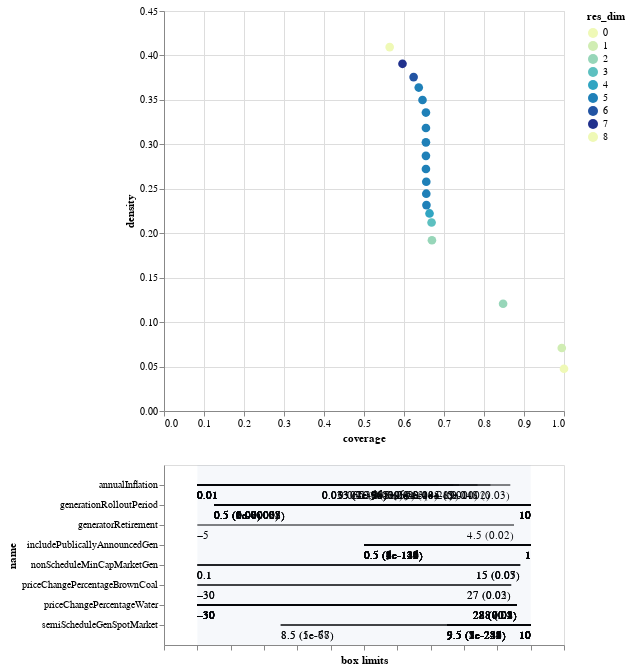

Notebook code for this chart:
### Code cell
box1.inspect_tradeoff()

### Figure 1 — Vega-Lite specification as saved in the notebook (floating-point values rounded to 4 significant figures)
{"config": {"view": {"continuousWidth": 400, "continuousHeight": 300}}, "vconcat": [{"data": {"name": "data-4d80df18490ad1e2467a369944f39a62"}, "mark": {"type": "circle", "size": 75}, "encoding": {"color": {"type": "ordinal", "field": "res_dim", "scale": {"range": ["#eff9b6", "#d0edb3", "#97d6b9", "#5dc0c0", "#31a5c2", "#1f80b8", "#2354a3", "#21318d"]}}, "opacity": {"condition": {"value": 1, "selection": "selector006"}, "value": 0.4}, "tooltip": [{"type": "ordinal", "field": "id"}, {"type": "quantitative", "field": "coverage", "format": ".2"}, {"type": "quantitative", "field": "density", "format": ".2"}, {"type": "ordinal", "field": "res_dim"}], "x": {"type": "quantitative", "field": "coverage"}, "y": {"type": "quantitative", "field": "density"}}, "height": 400, "selection": {"selector006": {"type": "single", "fields": ["id"]}}, "width": 400}, {"layer": [{"data": {"name": "data-bcb4d3cb9213364bc80cf056d2d45d31"}, "mark": "rule", "encoding": {"x": {"type": "quantitative", "axis": {"grid": false, "labels": false, "title": "box limits"}, "field": "x_lower", "scale": {"domain": [0, 1], "padding": 0.1}}, "x2": {"field": "x_upper"}, "y": {"type": "nominal", "field": "name", "scale": {"padding": 1.0}}}, "transform": [{"calculate": "(datum.x1-datum.minimum)/(datum.maximum-datum.minimum)", "as": "x_lower"}, {"calculate": "(datum.x2-datum.minimum)/(datum.maximum-datum.minimum)", "as": "x_upper"}, {"filter": {"selection": "selector006"}}], "width": 400}, {"data": {"name": "data-bcb4d3cb9213364bc80cf056d2d45d31"}, "mark": {"type": "text", "align": "left", "baseline": "top", "dy": 5}, "encoding": {"text": {"type": "ordinal", "field": "text"}, "x": {"type": "quantitative", "axis": {"grid": false, "labels": false, "title": "box limits"}, "field": "x_lower", "scale": {"domain": [0, 1], "padding": 0.1}}, "x2": {"field": "x_upper"}, "y": {"type": "nominal", "field": "name", "scale": {"padding": 1.0}}}, "transform": [{"calculate": "(datum.x1-datum.minimum)/(datum.maximum-datum.minimum)", "as": "x_lower"}, {"calculate": "(datum.x2-datum.minimum)/(datum.maximum-datum.minimum)", "as": "x_upper"}, {"filter": {"selection": "selector006"}}, {"calculate": "datum.qp_lower>0?format(datum.x1, \".2\")+\" (\"+format(datum.qp_lower, \".1~g\")+\")\" :format(datum.x1, \".2\")", "as": "text"}], "width": 400}, {"data": {"name": "data-bcb4d3cb9213364bc80cf056d2d45d31"}, "mark": {"type": "text", "align": "right", "baseline": "top", "dy": 5}, "encoding": {"text": {"type": "ordinal", "field": "text"}, "x": {"type": "quantitative", "field": "x_upper"}, "x2": {"field": "x_upper"}, "y": {"type": "nominal", "field": "name", "scale": {"padding": 1.0}}}, "transform": [{"calculate": "(datum.x1-datum.minimum)/(datum.maximum-datum.minimum)", "as": "x_lower"}, {"calculate": "(datum.x2-datum.minimum)/(datum.maximum-datum.minimum)", "as": "x_upper"}, {"filter": {"selection": "selector006"}}, {"calculate": "datum.qp_upper>0?format(datum.x2, \".2\")+\" (\"+format(datum.qp_upper, \".1\")+\")\" :format(datum.x2, \".2\")", "as": "text"}], "width": 400}, {"data": {"name": "data-bb8d07f6df3d47a6a475317795287b23"}, "mark": {"type": "rect", "opacity": 0.05}, "encoding": {"x": {"type": "quantitative", "field": "start"}, "x2": {"field": "end"}}}, {"data": {"name": "data-d751713988987e9331980363e24189ce"}, "mark": "point", "encoding": {"x": {"type": "quantitative", "field": "x"}, "y": {"type": "nominal", "field": "name"}}, "transform": [{"filter": {"selection": "selector006"}}], "width": 400}, {"data": {"name": "data-d751713988987e9331980363e24189ce"}, "mark": {"type": "text", "align": "center", "baseline": "top", "dy": 5}, "encoding": {"text": {"type": "nominal", "field": "item"}, "x": {"type": "quantitative", "field": "x"}, "y": {"type": "nominal", "field": "name"}}, "transform": [{"filter": {"selection": "selector006"}}], "width": 400}]}], "$schema": "https://vega.github.io/schema/vega-lite/v4.0.2.json", "datasets": {"data-4d80df18490ad1e2467a369944f39a62": [{"coverage": 1.0, "density": 0.04757, "id": 0, "mass": 1.0, "mean": 0.04757, "res_dim": 0}, {"coverage": 0.9944, "density": 0.07087, "id": 1, "mass": 0.6675, "mean": 0.07087, "res_dim": 1}, {"coverage": 0.8477, "density": 0.1206, "id": 2, "mass": 0.3343, "mean": 0.1206, "res_dim": 2}, {"coverage": 0.6698, "density": 0.1921, "id": 3, "mass": 0.1659, "mean": 0.1921, "res_dim": 2}, {"coverage": 0.6689, "density": 0.2121, "id": 4, "mass": 0.15, "mean": 0.2121, "res_dim": 3}, {"coverage": 0.6638, "density": 0.2223, "id": 5, "mass": 0.1421, "mean": 0.2223, "res_dim": 4}, {"coverage": 0.6561, "density": 0.2317, "id": 6, "mass": 0.1347, "mean": 0.2317, "res_dim": 5}, {"coverage": 0.6557, "density": 0.2445, "id": 7, "mass": 0.1276, "mean": 0.2445, "res_dim": 5}, {"coverage": 0.6557, "density": 0.2579, "id": 8, "mass": 0.1209, "mean": 0.2579, "res_dim": 5}, {"coverage": 0.6548, "density": 0.2722, "id": 9, "mass": 0.1144, "mean": 0.2722, "res_dim": 5}, {"coverage": 0.6548, "density": 0.2871, "id": 10, "mass": 0.1085, "mean": 0.2871, "res_dim": 5}, {"coverage": 0.6548, "density": 0.3023, "id": 11, "mass": 0.103, "mean": 0.3023, "res_dim": 5}, {"coverage": 0.6548, "density": 0.3184, "id": 12, "mass": 0.09784, "mean": 0.3184, "res_dim": 5}, {"coverage": 0.6548, "density": 0.3357, "id": 13, "mass": 0.09277, "mean": 0.3357, "res_dim": 5}, {"coverage": 0.6463, "density": 0.3498, "id": 14, "mass": 0.08787, "mean": 0.3498, "res_dim": 5}, {"coverage": 0.6369, "density": 0.3639, "id": 15, "mass": 0.08325, "mean": 0.3639, "res_dim": 5}, {"coverage": 0.624, "density": 0.3756, "id": 16, "mass": 0.07902, "mean": 0.3756, "res_dim": 6}, {"coverage": 0.5962, "density": 0.3906, "id": 17, "mass": 0.07261, "mean": 0.3906, "res_dim": 7}, {"coverage": 0.5642, "density": 0.4094, "id": 18, "mass": 0.06555, "mean": 0.4094, "res_dim": 8}], "data-bcb4d3cb9213364bc80cf056d2d45d31": [{"x1": 8.5, "x2": 10.0, "name": "semiScheduleGenSpotMarket", "id": 1, "minimum": 8.0, "maximum": 10.0, "qp_lower": 5.38e-77, "qp_upper": -1.0}, {"x1": 0.5, "x2": 1.0, "name": "includePublicallyAnnouncedGen", "id": 2, "minimum": 0.0, "maximum": 1.0, "qp_lower": 8.172e-115, "qp_upper": -1.0}, {"x1": 8.5, "x2": 10.0, "name": "semiScheduleGenSpotMarket", "id": 2, "minimum": 8.0, "maximum": 10.0, "qp_lower": 1.336e-68, "qp_upper": -1.0}, {"x1": 0.5, "x2": 1.0, "name": "includePublicallyAnnouncedGen", "id": 3, "minimum": 0.0, "maximum": 1.0, "qp_lower": 1.703e-121, "qp_upper": -1.0}, {"x1": 9.5, "x2": 10.0, "name": "semiScheduleGenSpotMarket", "id": 3, "minimum": 8.0, "maximum": 10.0, "qp_lower": 2.779e-221, "qp_upper": -1.0}, {"x1": 0.5, "x2": 10.0, "name": "generationRolloutPeriod", "id": 4, "minimum": 0.0, "maximum": 10.0, "qp_lower": 8.435e-06, "qp_upper": -1.0}, {"x1": 0.5, "x2": 1.0, "name": "includePublicallyAnnouncedGen", "id": 4, "minimum": 0.0, "maximum": 1.0, "qp_lower": 6.616e-124, "qp_upper": -1.0}, {"x1": 9.5, "x2": 10.0, "name": "semiScheduleGenSpotMarket", "id": 4, "minimum": 8.0, "maximum": 10.0, "qp_lower": 9.648e-226, "qp_upper": -1.0}, {"x1": 0.5, "x2": 10.0, "name": "generationRolloutPeriod", "id": 5, "minimum": 0.0, "maximum": 10.0, "qp_lower": 3.317e-06, "qp_upper": -1.0}, {"x1": 0.5, "x2": 1.0, "name": "includePublicallyAnnouncedGen", "id": 5, "minimum": 0.0, "maximum": 1.0, "qp_lower": 1.137e-122, "qp_upper": -1.0}, {"x1": -30.0, "x2": 27.5, "name": "priceChangePercentageWater", "id": 5, "minimum": -30.0, "maximum": 30.0, "qp_lower": -1.0, "qp_upper": 0.02004}, {"x1": 9.5, "x2": 10.0, "name": "semiScheduleGenSpotMarket", "id": 5, "minimum": 8.0, "maximum": 10.0, "qp_lower": 1.752e-230, "qp_upper": -1.0}, {"x1": 0.01002, "x2": 0.04754, "name": "annualInflation", "id": 6, "minimum": 0.01002, "maximum": 0.04998, "qp_lower": -1.0, "qp_upper": 0.03399}, {"x1": 0.5, "x2": 10.0, "name": "generationRolloutPeriod", "id": 6, "minimum": 0.0, "maximum": 10.0, "qp_lower": 6.691e-06, "qp_upper": -1.0}, {"x1": 0.5, "x2": 1.0, "name": "includePublicallyAnnouncedGen", "id": 6, "minimum": 0.0, "maximum": 1.0, "qp_lower": 4.457e-121, "qp_upper": -1.0}, {"x1": -30.0, "x2": 27.5, "name": "priceChangePercentageWater", "id": 6, "minimum": -30.0, "maximum": 30.0, "qp_lower": -1.0, "qp_upper": 0.0289}, {"x1": 9.5, "x2": 10.0, "name": "semiScheduleGenSpotMarket", "id": 6, "minimum": 8.0, "maximum": 10.0, "qp_lower": 3.491e-225, "qp_upper": -1.0}, {"x1": 0.01002, "x2": 0.04516, "name": "annualInflation", "id": 7, "minimum": 0.01002, "maximum": 0.04998, "qp_lower": -1.0, "qp_upper": 1.528e-05}, {"x1": 0.5, "x2": 10.0, "name": "generationRolloutPeriod", "id": 7, "minimum": 0.0, "maximum": 10.0, "qp_lower": 6.762e-05, "qp_upper": -1.0}, {"x1": 0.5, "x2": 1.0, "name": "includePublicallyAnnouncedGen", "id": 7, "minimum": 0.0, "maximum": 1.0, "qp_lower": 5.354e-120, "qp_upper": -1.0}, {"x1": -30.0, "x2": 27.5, "name": "priceChangePercentageWater", "id": 7, "minimum": -30.0, "maximum": 30.0, "qp_lower": -1.0, "qp_upper": 0.02246}, {"x1": 9.5, "x2": 10.0, "name": "semiScheduleGenSpotMarket", "id": 7, "minimum": 8.0, "maximum": 10.0, "qp_lower": 2.909e-228, "qp_upper": -1.0}, {"x1": 0.01002, "x2": 0.04361, "name": "annualInflation", "id": 8, "minimum": 0.01002, "maximum": 0.04998, "qp_lower": -1.0, "qp_upper": 4.522e-11}, {"x1": 0.5, "x2": 10.0, "name": "generationRolloutPeriod", "id": 8, "minimum": 0.0, "maximum": 10.0, "qp_lower": 2.876e-05, "qp_upper": -1.0}, {"x1": 0.5, "x2": 1.0, "name": "includePublicallyAnnouncedGen", "id": 8, "minimum": 0.0, "maximum": 1.0, "qp_lower": 1.313e-123, "qp_upper": -1.0}, {"x1": -30.0, "x2": 27.5, "name": "priceChangePercentageWater", "id": 8, "minimum": -30.0, "maximum": 30.0, "qp_lower": -1.0, "qp_upper": 0.0232}, {"x1": 9.5, "x2": 10.0, "name": "semiScheduleGenSpotMarket", "id": 8, "minimum": 8.0, "maximum": 10.0, "qp_lower": 6.925e-234, "qp_upper": -1.0}, {"x1": 0.01002, "x2": 0.04141, "name": "annualInflation", "id": 9, "minimum": 0.01002, "maximum": 0.04998, "qp_lower": -1.0, "qp_upper": 7.877e-19}, {"x1": 0.5, "x2": 10.0, "name": "generationRolloutPeriod", "id": 9, "minimum": 0.0, "maximum": 10.0, "qp_lower": 2.082e-05, "qp_upper": -1.0}, {"x1": 0.5, "x2": 1.0, "name": "includePublicallyAnnouncedGen", "id": 9, "minimum": 0.0, "maximum": 1.0, "qp_lower": 2.971e-124, "qp_upper": -1.0}, {"x1": -30.0, "x2": 27.5, "name": "priceChangePercentageWater", "id": 9, "minimum": -30.0, "maximum": 30.0, "qp_lower": -1.0, "qp_upper": 0.03501}, {"x1": 9.5, "x2": 10.0, "name": "semiScheduleGenSpotMarket", "id": 9, "minimum": 8.0, "maximum": 10.0, "qp_lower": 1.49e-231, "qp_upper": -1.0}, {"x1": 0.01002, "x2": 0.0407, "name": "annualInflation", "id": 10, "minimum": 0.01002, "maximum": 0.04998, "qp_lower": -1.0, "qp_upper": 1.394e-28}, {"x1": 0.5, "x2": 10.0, "name": "generationRolloutPeriod", "id": 10, "minimum": 0.0, "maximum": 10.0, "qp_lower": 7.54e-06, "qp_upper": -1.0}, {"x1": 0.5, "x2": 1.0, "name": "includePublicallyAnnouncedGen", "id": 10, "minimum": 0.0, "maximum": 1.0, "qp_lower": 1.147e-133, "qp_upper": -1.0}, {"x1": -30.0, "x2": 27.5, "name": "priceChangePercentageWater", "id": 10, "minimum": -30.0, "maximum": 30.0, "qp_lower": -1.0, "qp_upper": 0.02745}, {"x1": 9.5, "x2": 10.0, "name": "semiScheduleGenSpotMarket", "id": 10, "minimum": 8.0, "maximum": 10.0, "qp_lower": 1.288e-245, "qp_upper": -1.0}, {"x1": 0.01002, "x2": 0.03891, "name": "annualInflation", "id": 11, "minimum": 0.01002, "maximum": 0.04998, "qp_lower": -1.0, "qp_upper": 5.296e-40}, {"x1": 0.5, "x2": 10.0, "name": "generationRolloutPeriod", "id": 11, "minimum": 0.0, "maximum": 10.0, "qp_lower": 5.467e-06, "qp_upper": -1.0}, {"x1": 0.5, "x2": 1.0, "name": "includePublicallyAnnouncedGen", "id": 11, "minimum": 0.0, "maximum": 1.0, "qp_lower": 1.012e-138, "qp_upper": -1.0}, {"x1": -30.0, "x2": 27.5, "name": "priceChangePercentageWater", "id": 11, "minimum": -30.0, "maximum": 30.0, "qp_lower": -1.0, "qp_upper": 0.0328}, {"x1": 9.5, "x2": 10.0, "name": "semiScheduleGenSpotMarket", "id": 11, "minimum": 8.0, "maximum": 10.0, "qp_lower": 8.037e-245, "qp_upper": -1.0}, {"x1": 0.01002, "x2": 0.0377, "name": "annualInflation", "id": 12, "minimum": 0.01002, "maximum": 0.04998, "qp_lower": -1.0, "qp_upper": 2.15e-53}, {"x1": 0.5, "x2": 10.0, "name": "generationRolloutPeriod", "id": 12, "minimum": 0.0, "maximum": 10.0, "qp_lower": 1.878e-06, "qp_upper": -1.0}, {"x1": 0.5, "x2": 1.0, "name": "includePublicallyAnnouncedGen", "id": 12, "minimum": 0.0, "maximum": 1.0, "qp_lower": 3.406e-140, "qp_upper": -1.0}, {"x1": -30.0, "x2": 27.5, "name": "priceChangePercentageWater", "id": 12, "minimum": -30.0, "maximum": 30.0, "qp_lower": -1.0, "qp_upper": 0.02465}, {"x1": 9.5, "x2": 10.0, "name": "semiScheduleGenSpotMarket", "id": 12, "minimum": 8.0, "maximum": 10.0, "qp_lower": 1.5e-253, "qp_upper": -1.0}, {"x1": 0.01002, "x2": 0.03613, "name": "annualInflation", "id": 13, "minimum": 0.01002, "maximum": 0.04998, "qp_lower": -1.0, "qp_upper": 4.567e-69}, {"x1": 0.5, "x2": 10.0, "name": "generationRolloutPeriod", "id": 13, "minimum": 0.0, "maximum": 10.0, "qp_lower": 4.603e-07, "qp_upper": -1.0}, {"x1": 0.5, "x2": 1.0, "name": "includePublicallyAnnouncedGen", "id": 13, "minimum": 0.0, "maximum": 1.0, "qp_lower": 2.437e-142, "qp_upper": -1.0}, {"x1": -30.0, "x2": 27.5, "name": "priceChangePercentageWater", "id": 13, "minimum": -30.0, "maximum": 30.0, "qp_lower": -1.0, "qp_upper": 0.04525}, {"x1": 9.5, "x2": 10.0, "name": "semiScheduleGenSpotMarket", "id": 13, "minimum": 8.0, "maximum": 10.0, "qp_lower": 7.353e-253, "qp_upper": -1.0}, {"x1": 0.01002, "x2": 0.03473, "name": "annualInflation", "id": 14, "minimum": 0.01002, "maximum": 0.04998, "qp_lower": -1.0, "qp_upper": 3.331e-81}, {"x1": 0.5, "x2": 10.0, "name": "generationRolloutPeriod", "id": 14, "minimum": 0.0, "maximum": 10.0, "qp_lower": 1.558e-07, "qp_upper": -1.0}, {"x1": 0.5, "x2": 1.0, "name": "includePublicallyAnnouncedGen", "id": 14, "minimum": 0.0, "maximum": 1.0, "qp_lower": 5.92e-142, "qp_upper": -1.0}, {"x1": -30.0, "x2": 27.5, "name": "priceChangePercentageWater", "id": 14, "minimum": -30.0, "maximum": 30.0, "qp_lower": -1.0, "qp_upper": 0.09654}, {"x1": 9.5, "x2": 10.0, "name": "semiScheduleGenSpotMarket", "id": 14, "minimum": 8.0, "maximum": 10.0, "qp_lower": 1.292e-248, "qp_upper": -1.0}, {"x1": 0.01002, "x2": 0.03277, "name": "annualInflation", "id": 15, "minimum": 0.01002, "maximum": 0.04998, "qp_lower": -1.0, "qp_upper": 6.975e-94}, {"x1": 0.5, "x2": 10.0, "name": "generationRolloutPeriod", "id": 15, "minimum": 0.0, "maximum": 10.0, "qp_lower": 1.112e-07, "qp_upper": -1.0}, {"x1": 0.5, "x2": 1.0, "name": "includePublicallyAnnouncedGen", "id": 15, "minimum": 0.0, "maximum": 1.0, "qp_lower": 2.977e-137, "qp_upper": -1.0}, {"x1": -30.0, "x2": 27.5, "name": "priceChangePercentageWater", "id": 15, "minimum": -30.0, "maximum": 30.0, "qp_lower": -1.0, "qp_upper": 0.1094}, {"x1": 9.5, "x2": 10.0, "name": "semiScheduleGenSpotMarket", "id": 15, "minimum": 8.0, "maximum": 10.0, "qp_lower": 9.801e-233, "qp_upper": -1.0}, {"x1": 0.01002, "x2": 0.03277, "name": "annualInflation", "id": 16, "minimum": 0.01002, "maximum": 0.04998, "qp_lower": -1.0, "qp_upper": 1.801e-96}, {"x1": 0.5, "x2": 10.0, "name": "generationRolloutPeriod", "id": 16, "minimum": 0.0, "maximum": 10.0, "qp_lower": 1.127e-07, "qp_upper": -1.0}, {"x1": 0.5, "x2": 1.0, "name": "includePublicallyAnnouncedGen", "id": 16, "minimum": 0.0, "maximum": 1.0, "qp_lower": 9.046e-140, "qp_upper": -1.0}, {"x1": 0.1, "x2": 14.53, "name": "nonScheduleMinCapMarketGen", "id": 16, "minimum": 0.1, "maximum": 14.99, "qp_lower": -1.0, "qp_upper": 0.06614}, {"x1": -30.0, "x2": 27.5, "name": "priceChangePercentageWater", "id": 16, "minimum": -30.0, "maximum": 30.0, "qp_lower": -1.0, "qp_upper": 0.09646}, {"x1": 9.5, "x2": 10.0, "name": "semiScheduleGenSpotMarket", "id": 16, "minimum": 8.0, "maximum": 10.0, "qp_lower": 5.301e-238, "qp_upper": -1.0}, {"x1": 0.01002, "x2": 0.03277, "name": "annualInflation", "id": 17, "minimum": 0.01002, "maximum": 0.04998, "qp_lower": -1.0, "qp_upper": 4.108e-95}, {"x1": 0.5, "x2": 10.0, "name": "generationRolloutPeriod", "id": 17, "minimum": 0.0, "maximum": 10.0, "qp_lower": 2.243e-08, "qp_upper": -1.0}, {"x1": 0.5, "x2": 1.0, "name": "includePublicallyAnnouncedGen", "id": 17, "minimum": 0.0, "maximum": 1.0, "qp_lower": 4.444e-136, "qp_upper": -1.0}, {"x1": 0.1, "x2": 14.53, "name": "nonScheduleMinCapMarketGen", "id": 17, "minimum": 0.1, "maximum": 14.99, "qp_lower": -1.0, "qp_upper": 0.05176}, {"x1": -30.0, "x2": 26.5, "name": "priceChangePercentageBrownCoal", "id": 17, "minimum": -30.0, "maximum": 30.0, "qp_lower": -1.0, "qp_upper": 0.03417}, {"x1": -30.0, "x2": 27.5, "name": "priceChangePercentageWater", "id": 17, "minimum": -30.0, "maximum": 30.0, "qp_lower": -1.0, "qp_upper": 0.08115}, {"x1": 9.5, "x2": 10.0, "name": "semiScheduleGenSpotMarket", "id": 17, "minimum": 8.0, "maximum": 10.0, "qp_lower": 7.249e-238, "qp_upper": -1.0}, {"x1": 0.01002, "x2": 0.03277, "name": "annualInflation", "id": 18, "minimum": 0.01002, "maximum": 0.04998, "qp_lower": -1.0, "qp_upper": 1.029e-96}, {"x1": 0.5, "x2": 10.0, "name": "generationRolloutPeriod", "id": 18, "minimum": 0.0, "maximum": 10.0, "qp_lower": 1.069e-08, "qp_upper": -1.0}, {"x1": -5.0, "x2": 4.5, "name": "generatorRetirement", "id": 18, "minimum": -5.0, "maximum": 5.0, "qp_lower": -1.0, "qp_upper": 0.01526}, {"x1": 0.5, "x2": 1.0, "name": "includePublicallyAnnouncedGen", "id": 18, "minimum": 0.0, "maximum": 1.0, "qp_lower": 1.37e-136, "qp_upper": -1.0}, {"x1": 0.1, "x2": 14.53, "name": "nonScheduleMinCapMarketGen", "id": 18, "minimum": 0.1, "maximum": 14.99, "qp_lower": -1.0, "qp_upper": 0.03279}, {"x1": -30.0, "x2": 26.5, "name": "priceChangePercentageBrownCoal", "id": 18, "minimum": -30.0, "maximum": 30.0, "qp_lower": -1.0, "qp_upper": 0.02031}, {"x1": -30.0, "x2": 27.5, "name": "priceChangePercentageWater", "id": 18, "minimum": -30.0, "maximum": 30.0, "qp_lower": -1.0, "qp_upper": 0.1525}, {"x1": 9.5, "x2": 10.0, "name": "semiScheduleGenSpotMarket", "id": 18, "minimum": 8.0, "maximum": 10.0, "qp_lower": 2.208e-227, "qp_upper": -1.0}], "data-bb8d07f6df3d47a6a475317795287b23": [{"end": 1, "start": 0}], "data-d751713988987e9331980363e24189ce": []}}
